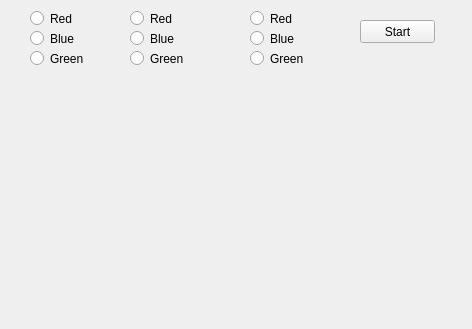
<?xml version="1.0" encoding="UTF-8"?>
<ui version="4.0">
 <class>Form</class>
 <widget class="QWidget" name="Form">
  <property name="geometry">
   <rect>
    <x>0</x>
    <y>0</y>
    <width>472</width>
    <height>329</height>
   </rect>
  </property>
  <property name="windowTitle">
   <string>Flag</string>
  </property>
  <widget class="QRadioButton" name="radioButton">
   <property name="geometry">
    <rect>
     <x>30</x>
     <y>10</y>
     <width>82</width>
     <height>17</height>
    </rect>
   </property>
   <property name="autoFillBackground">
    <bool>false</bool>
   </property>
   <property name="text">
    <string>Red</string>
   </property>
   <attribute name="buttonGroup">
    <string notr="true">buttonGroup</string>
   </attribute>
  </widget>
  <widget class="QRadioButton" name="radioButton_2">
   <property name="geometry">
    <rect>
     <x>30</x>
     <y>30</y>
     <width>82</width>
     <height>17</height>
    </rect>
   </property>
   <property name="text">
    <string>Blue</string>
   </property>
   <attribute name="buttonGroup">
    <string notr="true">buttonGroup</string>
   </attribute>
  </widget>
  <widget class="QRadioButton" name="radioButton_3">
   <property name="geometry">
    <rect>
     <x>30</x>
     <y>50</y>
     <width>82</width>
     <height>17</height>
    </rect>
   </property>
   <property name="text">
    <string>Green</string>
   </property>
   <attribute name="buttonGroup">
    <string notr="true">buttonGroup</string>
   </attribute>
  </widget>
  <widget class="QRadioButton" name="radioButton_4">
   <property name="geometry">
    <rect>
     <x>130</x>
     <y>30</y>
     <width>82</width>
     <height>17</height>
    </rect>
   </property>
   <property name="text">
    <string>Blue</string>
   </property>
   <attribute name="buttonGroup">
    <string notr="true">buttonGroup_2</string>
   </attribute>
  </widget>
  <widget class="QRadioButton" name="radioButton_5">
   <property name="geometry">
    <rect>
     <x>130</x>
     <y>50</y>
     <width>82</width>
     <height>17</height>
    </rect>
   </property>
   <property name="text">
    <string>Green</string>
   </property>
   <attribute name="buttonGroup">
    <string notr="true">buttonGroup_2</string>
   </attribute>
  </widget>
  <widget class="QRadioButton" name="radioButton_6">
   <property name="geometry">
    <rect>
     <x>130</x>
     <y>10</y>
     <width>82</width>
     <height>17</height>
    </rect>
   </property>
   <property name="text">
    <string>Red</string>
   </property>
   <attribute name="buttonGroup">
    <string notr="true">buttonGroup_2</string>
   </attribute>
  </widget>
  <widget class="QRadioButton" name="radioButton_7">
   <property name="geometry">
    <rect>
     <x>250</x>
     <y>30</y>
     <width>82</width>
     <height>17</height>
    </rect>
   </property>
   <property name="text">
    <string>Blue</string>
   </property>
   <attribute name="buttonGroup">
    <string notr="true">buttonGroup_3</string>
   </attribute>
  </widget>
  <widget class="QRadioButton" name="radioButton_8">
   <property name="geometry">
    <rect>
     <x>250</x>
     <y>50</y>
     <width>82</width>
     <height>17</height>
    </rect>
   </property>
   <property name="text">
    <string>Green</string>
   </property>
   <attribute name="buttonGroup">
    <string notr="true">buttonGroup_3</string>
   </attribute>
  </widget>
  <widget class="QRadioButton" name="radioButton_9">
   <property name="geometry">
    <rect>
     <x>250</x>
     <y>10</y>
     <width>82</width>
     <height>17</height>
    </rect>
   </property>
   <property name="text">
    <string>Red</string>
   </property>
   <attribute name="buttonGroup">
    <string notr="true">buttonGroup_3</string>
   </attribute>
  </widget>
  <widget class="QLabel" name="label">
   <property name="geometry">
    <rect>
     <x>90</x>
     <y>130</y>
     <width>361</width>
     <height>51</height>
    </rect>
   </property>
   <property name="autoFillBackground">
    <bool>true</bool>
   </property>
   <property name="text">
    <string/>
   </property>
  </widget>
  <widget class="QLabel" name="label_2">
   <property name="geometry">
    <rect>
     <x>90</x>
     <y>190</y>
     <width>361</width>
     <height>51</height>
    </rect>
   </property>
   <property name="autoFillBackground">
    <bool>true</bool>
   </property>
   <property name="text">
    <string/>
   </property>
  </widget>
  <widget class="QLabel" name="label_3">
   <property name="geometry">
    <rect>
     <x>90</x>
     <y>250</y>
     <width>361</width>
     <height>51</height>
    </rect>
   </property>
   <property name="autoFillBackground">
    <bool>true</bool>
   </property>
   <property name="text">
    <string/>
   </property>
  </widget>
  <widget class="QPushButton" name="pushButton">
   <property name="geometry">
    <rect>
     <x>360</x>
     <y>20</y>
     <width>75</width>
     <height>23</height>
    </rect>
   </property>
   <property name="text">
    <string>Start</string>
   </property>
  </widget>
 </widget>
 <resources/>
 <connections/>
 <buttongroups>
  <buttongroup name="buttonGroup"/>
  <buttongroup name="buttonGroup_2"/>
  <buttongroup name="buttonGroup_3"/>
 </buttongroups>
</ui>
